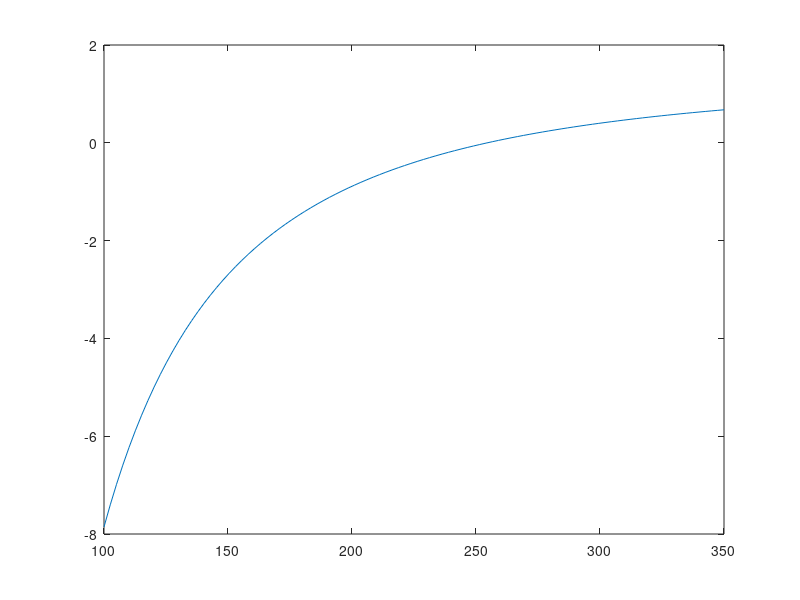

Reproduce this figure in MATLAB.
cl0=0.433246;
clalpha=3.551593
cm0=0.103476;
cmalpha=1.4209353;
cmdeltae=2.864;
W=280000*9.8;
cldeltae=0.17757965
v=linspace(100,350,100);
deltae=linspace(100,250,100);
S=395.88;
rho=1.225;
for i=1:length(v);
    deltae(i)=(180/pi)*(cl0-clalpha*cm0/cmalpha-2*W/(rho*v(i)*v(i)*S))/(clalpha*cmdeltae/cmalpha -cldeltae)
end

plot(v,deltae)